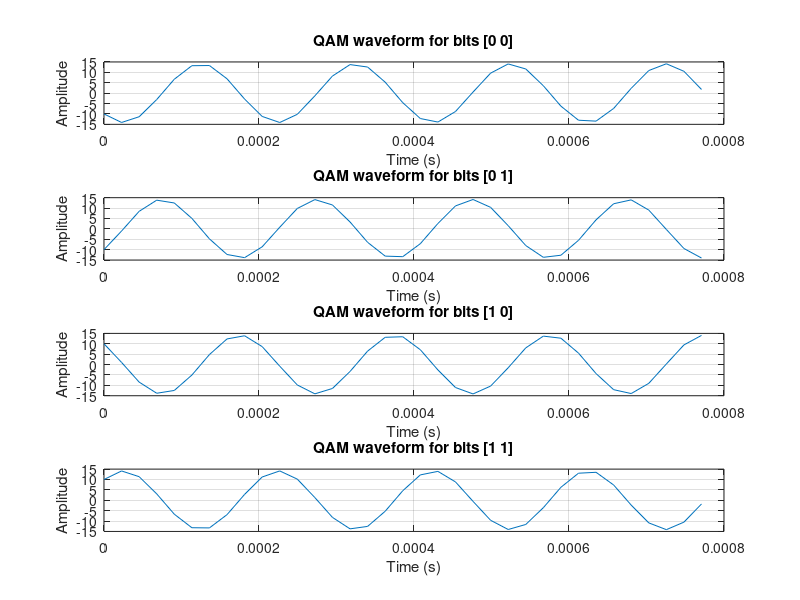

MATLAB code for this plot: (Note: this script raises an error after producing the figure.)
%% ECE 345 – Project 3.3 Digital Modulation (4-QAM)

clear; clc; close all;

% Given parameters
fs = 44.1e3;     % Hz
A  = 200;        % energy parameter
K  = 4;          % cycles per symbol
f0 = 5e3;        % Hz

%% -------- 3.3(a): Plot QAM waveforms for 4 bit pairs --------

T_sym = K / f0;
N_sym = round(T_sym * fs);
T_sym = N_sym / fs;
t_sym = (0:N_sym-1) / fs;

a = sqrt(A/2);             % amplitude for each dimension
cos_p = cos(2*pi*f0*t_sym);
sin_p = sin(2*pi*f0*t_sym);

% Define all 4 bit pairs
pairs = [0 0;
         0 1;
         1 0;
         1 1];

figure;
for i = 1:4
    b1 = pairs(i,1);
    b2 = pairs(i,2);

    a_c = (2*b1 - 1) * a;      % 0->-a, 1->+a
    a_s = (2*b2 - 1) * a;

    s = a_c * cos_p + a_s * sin_p;

    subplot(4,1,i);
    plot(t_sym, s);
    xlabel('Time (s)');
    ylabel('Amplitude');
    title(['QAM waveform for bits [' num2str(b1) ' ' num2str(b2) ']']);
    grid on;
end


%% -------- 3.3(b): Use QAMmod with the given bit string M --------

M = [0 0 1 1 0 1 0 1 1 0 0 1 1 0 0 1];   % 8 symbols, 16 bits

x = QAMmod(M, f0, A, K, fs);

t = (0:length(x)-1) / fs;

figure;
plot(t, x);
xlabel('Time (s)');
ylabel('Amplitude');
title('QAMmod output for bit sequence M');
grid on;

% Bit rate = (number of bits) / (total time)
totalTime = length(x) / fs;
bitRate   = length(M) / totalTime;
disp(['Bit rate for this signal: ' num2str(bitRate) ' bits/s']);


%% -------- 3.3(c): Encode "HELLOWORLD" using 7-bit ASCII + QAMmod --------

msg = 'HELLOWORLD';

% 7-bit ASCII binary strings (each row: one character)
binChars = dec2bin(msg);      % size: [numChars x 7]

% Convert to numeric bits and flatten into row vector
bitsMatrix = binChars.' - '0';    % transpose then char->0/1 numeric
bitsHELLO = bitsMatrix(:).';     % row vector length 70

% Modulate
xHELLO = QAMmod(bitsHELLO, f0, A, K, fs);

tHELLO = (0:length(xHELLO)-1) / fs;

figure;
plot(tHELLO, xHELLO);
xlabel('Time (s)');
ylabel('Amplitude');
title('Digitally modulated "HELLOWORLD" QAM signal');
grid on;


%% -------- 3.3(d): Test QAMdemod by decoding "HELLOWORLD" --------

bitsHat = QAMdemod(xHELLO, fs, f0, K);

% Reshape back into 7-bit words
numChars = length(bitsHELLO) / 7;
bitsMatHat = reshape(bitsHat, 7, numChars).';

% Convert bits -> '0'/'1' chars -> decimal -> char
charArray = char(bin2dec(char(bitsMatHat + '0'))).';

disp('Original message:');
disp(msg);

disp('Decoded message from QAMdemod:');
disp(charArray);
